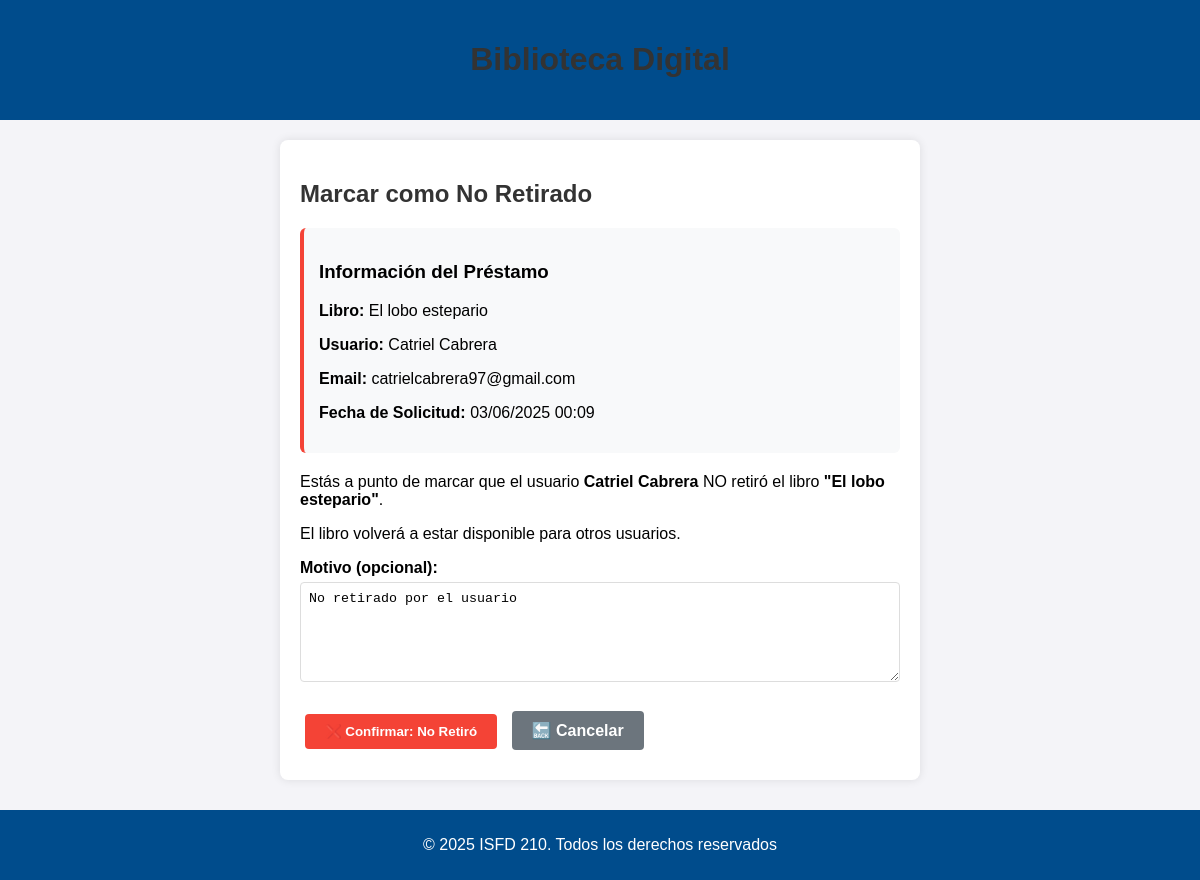
/libros/marcar-no-retiro/1/, run on the app's committed database.
### libros/models.py (models this page shows, shortened)
class Prestamo(models.Model):
    ESTADO_CHOICES = (
        ('solicitado', 'Reserva Solicitada'),
        ('aprobado_reserva', 'Reserva Aprobada'),
        ('aprobado', 'Préstamo Activo'),
        ('rechazado', 'Reserva Rechazada'),
        ('finalizado', 'Finalizado'),
        ('vencido', 'Vencido'),
    )
    TIPO_CHOICES = (
        ('domicilio', 'Préstamo a Domicilio'),
        ('aula', 'Préstamo en Aula'),
    )
    TIPO_USUARIO_CHOICES = (
        ('alumno', 'Alumno'),
        ('profesor', 'Profesor'),
    )
    id_prestamo = models.AutoField(primary_key=True)
    usuario = models.ForeignKey(Usuario, on_delete=models.CASCADE, related_name='prestamos_usuario', null=True, blank=True)
    nombre_usuario = models.CharField(max_length=255)
    email_usuario = models.EmailField()
    libro = models.ForeignKey(Libro, on_delete=models.CASCADE, related_name='prestamos')
    fecha_solicitud = models.DateTimeField(auto_now_add=True)
    fecha_aprobacion = models.DateTimeField(null=True, blank=True)
    fecha_devolucion_programada = models.DateTimeField(null=True, blank=True)
    fecha_devolucion_real = models.DateTimeField(null=True, blank=True)
    fecha_limite_reserva = models.DateTimeField(null=True, blank=True)
    estado = models.CharField(max_length=20, choices=ESTADO_CHOICES, default='solicitado')
    tipo_prestamo = models.CharField(max_length=10, choices=TIPO_CHOICES, default='domicilio')
    tipo_usuario = models.CharField(max_length=10, choices=TIPO_USUARIO_CHOICES, default='alumno')
    motivo_rechazo = models.TextField(blank=True, null=True)
    observaciones = models.TextField(blank=True, null=True)
    fecha_retiro_real = models.DateTimeField(null=True, blank=True)

class Inventario(models.Model):
    id_inventario = models.AutoField(primary_key=True)
    estado = models.CharField(max_length=255, null=True, default="Disponible")
    motivo_baja = models.CharField(max_length=255, null=True)
    descripcion = models.TextField(null=True)
    num_ejemplar = models.IntegerField(null=True)
    imagen_rota = models.ImageField(
        upload_to='imagenes_rota/', null=True, blank=True)

class Libro(Inventario):
    id_libro = models.AutoField(primary_key=True)
    titulo = models.CharField(max_length=255)
    autor = models.CharField(max_length=255)
    editorial = models.CharField(max_length=255)
    clasificacion_cdu = models.CharField(max_length=255, null=False, default='Sin clasificar')
    siglas_autor_titulo = models.CharField(max_length=255, null=False, default='ABC')
    num_inventario = models.IntegerField(null=False, default=1)
    resumen = models.TextField()
    etiqueta_palabra_clave = models.TextField(default='Roma,Historia,Clasica')
    sede = models.TextField(default='La Plata')
    disponibilidad = models.CharField(max_length=255, null=True, default="Disponible")
    observaciones = models.TextField(default='Esta es una observación')
    img = models.URLField()

### libros/views.py (the view, shortened to what this page needs)
# urls.py: path('marcar-no-retiro/<int:prestamo_id>/', views.marcar_no_retiro, name='marcar_no_retiro'),
def marcar_no_retiro(request, prestamo_id):
    prestamo = get_object_or_404(Prestamo, id_prestamo=prestamo_id)
    if prestamo.estado != 'solicitado':
        messages.error(request, f"No se puede marcar como no retirado porque el estado actual es {prestamo.get_estado_display()}.")
        return redirect('gestionar_prestamos')
    return render(request, 'libros/marcar_no_retiro.html', {'prestamo': prestamo})

### libros/templates/libros/marcar_no_retiro.html (shortened to what this page needs)
<!DOCTYPE html>
<html lang="es">
<head>
    {% load static %}
</head>
<body>
    <header>
        <h1>Biblioteca Digital</h1>
    </header>
    <div class="container">
        <h2>Marcar como No Retirado</h2>
        <div class="prestamo-info">
            <h3>Información del Préstamo</h3>
            <p><strong>Libro:</strong> {{ prestamo.libro.titulo }}</p>
            <p><strong>Usuario:</strong> {{ prestamo.nombre_usuario }}</p>
            <p><strong>Email:</strong> {{ prestamo.email_usuario }}</p>
            <p><strong>Fecha de Solicitud:</strong> {{ prestamo.fecha_solicitud|date:"d/m/Y H:i" }}</p>
        </div>
        <p>Estás a punto de marcar que el usuario <strong>{{ prestamo.nombre_usuario }}</strong> NO retiró el libro <strong>"{{ prestamo.libro.titulo }}"</strong>.</p>
        <p>El libro volverá a estar disponible para otros usuarios.</p>
        <form method="post">
            <div class="form-group">
                <label for="motivo">Motivo (opcional):</label>
                <textarea id="motivo" name="motivo" placeholder="Escribe el motivo por el cual no se retiró el libro...">No retirado por el usuario</textarea>
            </div>
            <button type="submit" class="btn btn-confirm">❌ Confirmar: No Retiró</button>
            <a href="{% url 'gestionar_prestamos' %}" class="btn btn-cancel">🔙 Cancelar</a>
        </form>
    </div>
    <footer>
        <p>© 2025 ISFD 210. Todos los derechos reservados</p>
    </footer>
</body>
</html>

### libros/templates/libros/marcar_no_retiro.html (style rules this page uses)
body { font-family: 'Calibri', 'Arial', sans-serif; background-color: #f4f4f8; margin: 0; padding: 0; }
header { background-color: #004c8c; color: white; text-align: center; padding: 20px; }
.container { max-width: 600px; margin: 20px auto; background-color: white; padding: 20px; border-radius: 8px; box-shadow: 0 0 10px rgba(0, 0, 0, 0.1); }
h1, h2 { color: #333; }
.prestamo-info { background-color: #f8f9fa; padding: 15px; border-radius: 6px; margin-bottom: 20px; border-left: 4px solid #f44336; }
.form-group { margin-bottom: 15px; }
label { display: block; margin-bottom: 5px; font-weight: bold; }
textarea { width: 100%; padding: 8px; border: 1px solid #ddd; border-radius: 4px; resize: vertical; min-height: 100px; box-sizing: border-box; }
.btn { display: inline-block; padding: 10px 20px; margin: 10px 5px; text-decoration: none; border-radius: 4px; font-weight: bold; text-align: center; cursor: pointer; border: none; }
.btn-confirm { background-color: #f44336; color: white; }
.btn-cancel { background-color: #6c757d; color: white; }
footer { background-color: #004c8c; color: white; text-align: center; padding: 10px 0; font-size: 1rem; margin-top: 30px; }

### data on the page
Prestamo: libro.titulo "El lobo estepario", nombre_usuario "Catriel Cabrera", email_usuario "catrielcabrera97@gmail.com", fecha_solicitud "03/06/2025 00:09"
